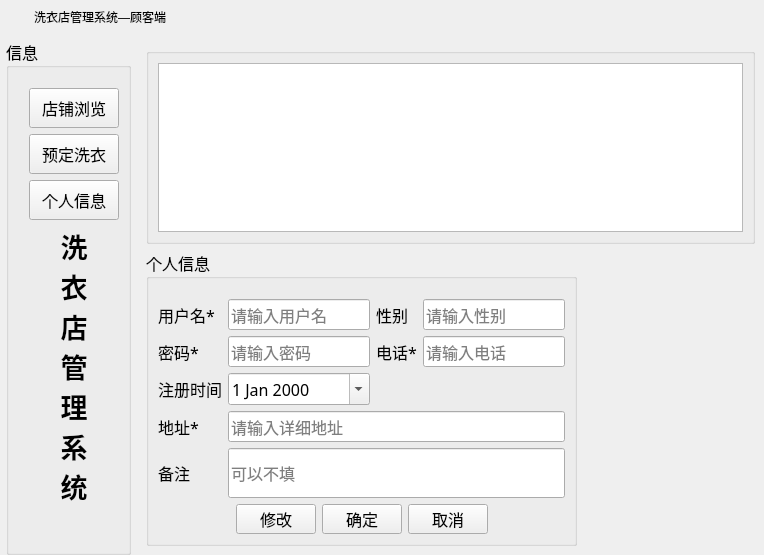
<?xml version="1.0" encoding="UTF-8"?>
<ui version="4.0">
 <class>CustomerWindget</class>
 <widget class="QWidget" name="CustomerWindget">
  <property name="geometry">
   <rect>
    <x>0</x>
    <y>0</y>
    <width>764</width>
    <height>555</height>
   </rect>
  </property>
  <property name="windowTitle">
   <string>Form</string>
  </property>
  <layout class="QVBoxLayout" name="verticalLayout_13">
   <property name="leftMargin">
    <number>0</number>
   </property>
   <property name="topMargin">
    <number>0</number>
   </property>
   <property name="rightMargin">
    <number>0</number>
   </property>
   <property name="bottomMargin">
    <number>0</number>
   </property>
   <item>
    <layout class="QVBoxLayout" name="verticalLayout_12">
     <item>
      <widget class="QWidget" name="widget_title" native="true">
       <property name="sizePolicy">
        <sizepolicy hsizetype="Preferred" vsizetype="Maximum">
         <horstretch>0</horstretch>
         <verstretch>0</verstretch>
        </sizepolicy>
       </property>
       <property name="minimumSize">
        <size>
         <width>100</width>
         <height>33</height>
        </size>
       </property>
       <property name="mouseTracking">
        <bool>false</bool>
       </property>
       <layout class="QHBoxLayout" name="horizontalLayout_5" stretch="0,0,0">
        <property name="spacing">
         <number>4</number>
        </property>
        <property name="sizeConstraint">
         <enum>QLayout::SetNoConstraint</enum>
        </property>
        <property name="leftMargin">
         <number>0</number>
        </property>
        <property name="topMargin">
         <number>0</number>
        </property>
        <property name="rightMargin">
         <number>0</number>
        </property>
        <property name="bottomMargin">
         <number>0</number>
        </property>
        <item>
         <widget class="QLabel" name="lab_Ico">
          <property name="sizePolicy">
           <sizepolicy hsizetype="Minimum" vsizetype="Preferred">
            <horstretch>0</horstretch>
            <verstretch>0</verstretch>
           </sizepolicy>
          </property>
          <property name="minimumSize">
           <size>
            <width>30</width>
            <height>0</height>
           </size>
          </property>
          <property name="text">
           <string/>
          </property>
          <property name="alignment">
           <set>Qt::AlignCenter</set>
          </property>
         </widget>
        </item>
        <item>
         <widget class="QLabel" name="lab_Title">
          <property name="sizePolicy">
           <sizepolicy hsizetype="Expanding" vsizetype="Preferred">
            <horstretch>0</horstretch>
            <verstretch>0</verstretch>
           </sizepolicy>
          </property>
          <property name="styleSheet">
           <string notr="true">font: 10pt &quot;微软雅黑&quot;;</string>
          </property>
          <property name="text">
           <string>洗衣店管理系统—顾客端</string>
          </property>
          <property name="alignment">
           <set>Qt::AlignLeading|Qt::AlignLeft|Qt::AlignVCenter</set>
          </property>
         </widget>
        </item>
        <item>
         <widget class="QWidget" name="widget_menu" native="true">
          <property name="sizePolicy">
           <sizepolicy hsizetype="Minimum" vsizetype="Preferred">
            <horstretch>0</horstretch>
            <verstretch>0</verstretch>
           </sizepolicy>
          </property>
          <layout class="QHBoxLayout" name="horizontalLayout_6">
           <property name="spacing">
            <number>0</number>
           </property>
           <property name="leftMargin">
            <number>0</number>
           </property>
           <property name="topMargin">
            <number>0</number>
           </property>
           <property name="rightMargin">
            <number>0</number>
           </property>
           <property name="bottomMargin">
            <number>0</number>
           </property>
           <item>
            <widget class="QPushButton" name="btnMenu">
             <property name="sizePolicy">
              <sizepolicy hsizetype="Minimum" vsizetype="Expanding">
               <horstretch>0</horstretch>
               <verstretch>0</verstretch>
              </sizepolicy>
             </property>
             <property name="minimumSize">
              <size>
               <width>31</width>
               <height>0</height>
              </size>
             </property>
             <property name="cursor">
              <cursorShape>ArrowCursor</cursorShape>
             </property>
             <property name="focusPolicy">
              <enum>Qt::NoFocus</enum>
             </property>
             <property name="toolTip">
              <string>菜单</string>
             </property>
             <property name="text">
              <string/>
             </property>
             <property name="flat">
              <bool>true</bool>
             </property>
            </widget>
           </item>
           <item>
            <widget class="QPushButton" name="btnMenu_Min">
             <property name="sizePolicy">
              <sizepolicy hsizetype="Minimum" vsizetype="Expanding">
               <horstretch>0</horstretch>
               <verstretch>0</verstretch>
              </sizepolicy>
             </property>
             <property name="minimumSize">
              <size>
               <width>31</width>
               <height>0</height>
              </size>
             </property>
             <property name="cursor">
              <cursorShape>ArrowCursor</cursorShape>
             </property>
             <property name="focusPolicy">
              <enum>Qt::NoFocus</enum>
             </property>
             <property name="toolTip">
              <string>最小化</string>
             </property>
             <property name="text">
              <string/>
             </property>
             <property name="flat">
              <bool>true</bool>
             </property>
            </widget>
           </item>
           <item>
            <widget class="QPushButton" name="btnMenu_Max">
             <property name="sizePolicy">
              <sizepolicy hsizetype="Minimum" vsizetype="Expanding">
               <horstretch>0</horstretch>
               <verstretch>0</verstretch>
              </sizepolicy>
             </property>
             <property name="minimumSize">
              <size>
               <width>31</width>
               <height>0</height>
              </size>
             </property>
             <property name="cursor">
              <cursorShape>ArrowCursor</cursorShape>
             </property>
             <property name="focusPolicy">
              <enum>Qt::NoFocus</enum>
             </property>
             <property name="toolTip">
              <string>最大化</string>
             </property>
             <property name="text">
              <string/>
             </property>
             <property name="flat">
              <bool>true</bool>
             </property>
            </widget>
           </item>
           <item>
            <widget class="QPushButton" name="btnMenu_Close">
             <property name="sizePolicy">
              <sizepolicy hsizetype="Minimum" vsizetype="Expanding">
               <horstretch>0</horstretch>
               <verstretch>0</verstretch>
              </sizepolicy>
             </property>
             <property name="minimumSize">
              <size>
               <width>40</width>
               <height>0</height>
              </size>
             </property>
             <property name="cursor">
              <cursorShape>ArrowCursor</cursorShape>
             </property>
             <property name="focusPolicy">
              <enum>Qt::NoFocus</enum>
             </property>
             <property name="toolTip">
              <string>关闭</string>
             </property>
             <property name="text">
              <string/>
             </property>
             <property name="flat">
              <bool>true</bool>
             </property>
            </widget>
           </item>
          </layout>
         </widget>
        </item>
       </layout>
      </widget>
     </item>
     <item>
      <layout class="QHBoxLayout" name="horizontalLayout_7">
       <item>
        <spacer name="horizontalSpacer_9">
         <property name="orientation">
          <enum>Qt::Horizontal</enum>
         </property>
         <property name="sizeType">
          <enum>QSizePolicy::Maximum</enum>
         </property>
         <property name="sizeHint" stdset="0">
          <size>
           <width>6</width>
           <height>20</height>
          </size>
         </property>
        </spacer>
       </item>
       <item>
        <layout class="QHBoxLayout" name="horizontalLayout_4">
         <item>
          <widget class="QGroupBox" name="groupBox">
           <property name="font">
            <font>
             <family>楷体</family>
             <pointsize>12</pointsize>
            </font>
           </property>
           <property name="title">
            <string>信息</string>
           </property>
           <layout class="QVBoxLayout" name="verticalLayout_2">
            <property name="leftMargin">
             <number>20</number>
            </property>
            <property name="topMargin">
             <number>20</number>
            </property>
            <item>
             <layout class="QVBoxLayout" name="verticalLayout">
              <item>
               <widget class="QPushButton" name="pbnroomPicture">
                <property name="minimumSize">
                 <size>
                  <width>90</width>
                  <height>40</height>
                 </size>
                </property>
                <property name="cursor">
                 <cursorShape>OpenHandCursor</cursorShape>
                </property>
                <property name="text">
                 <string>店铺浏览</string>
                </property>
               </widget>
              </item>
              <item>
               <widget class="QPushButton" name="punroom">
                <property name="minimumSize">
                 <size>
                  <width>90</width>
                  <height>40</height>
                 </size>
                </property>
                <property name="cursor">
                 <cursorShape>OpenHandCursor</cursorShape>
                </property>
                <property name="text">
                 <string>预定洗衣</string>
                </property>
               </widget>
              </item>
              <item>
               <widget class="QPushButton" name="pbnGuest">
                <property name="minimumSize">
                 <size>
                  <width>90</width>
                  <height>40</height>
                 </size>
                </property>
                <property name="cursor">
                 <cursorShape>OpenHandCursor</cursorShape>
                </property>
                <property name="text">
                 <string>个人信息</string>
                </property>
               </widget>
              </item>
              <item>
               <spacer name="verticalSpacer_2">
                <property name="orientation">
                 <enum>Qt::Vertical</enum>
                </property>
                <property name="sizeType">
                 <enum>QSizePolicy::Maximum</enum>
                </property>
                <property name="sizeHint" stdset="0">
                 <size>
                  <width>28</width>
                  <height>60</height>
                 </size>
                </property>
               </spacer>
              </item>
              <item>
               <widget class="QLabel" name="label_14">
                <property name="font">
                 <font>
                  <pointsize>20</pointsize>
                  <weight>75</weight>
                  <bold>true</bold>
                 </font>
                </property>
                <property name="text">
                 <string>洗
衣
店
管
理
系
统
</string>
                </property>
                <property name="textFormat">
                 <enum>Qt::PlainText</enum>
                </property>
                <property name="alignment">
                 <set>Qt::AlignCenter</set>
                </property>
               </widget>
              </item>
              <item>
               <spacer name="verticalSpacer">
                <property name="orientation">
                 <enum>Qt::Vertical</enum>
                </property>
                <property name="sizeHint" stdset="0">
                 <size>
                  <width>20</width>
                  <height>40</height>
                 </size>
                </property>
               </spacer>
              </item>
             </layout>
            </item>
           </layout>
          </widget>
         </item>
         <item>
          <widget class="QStackedWidget" name="stackedWidget">
           <property name="currentIndex">
            <number>1</number>
           </property>
           <widget class="QWidget" name="page">
            <layout class="QVBoxLayout" name="verticalLayout_11">
             <item>
              <layout class="QVBoxLayout" name="verticalLayout_5">
               <item>
                <widget class="QGroupBox" name="groupBox_2">
                 <property name="title">
                  <string/>
                 </property>
                 <layout class="QVBoxLayout" name="verticalLayout_3">
                  <item>
                   <widget class="QTableView" name="tableViewRoomInfo"/>
                  </item>
                 </layout>
                </widget>
               </item>
               <item>
                <layout class="QHBoxLayout" name="horizontalLayout">
                 <item>
                  <widget class="QGroupBox" name="groupBox_3">
                   <property name="font">
                    <font>
                     <family>楷体</family>
                     <pointsize>12</pointsize>
                    </font>
                   </property>
                   <property name="title">
                    <string>预定洗衣机</string>
                   </property>
                   <layout class="QVBoxLayout" name="verticalLayout_4">
                    <property name="topMargin">
                     <number>20</number>
                    </property>
                    <item>
                     <layout class="QGridLayout" name="gridLayout">
                      <item row="0" column="0">
                       <widget class="QLabel" name="label">
                        <property name="text">
                         <string>洗衣机号</string>
                        </property>
                       </widget>
                      </item>
                      <item row="0" column="1">
                       <widget class="QLineEdit" name="letNo">
                        <property name="placeholderText">
                         <string>请输入编号</string>
                        </property>
                       </widget>
                      </item>
                      <item row="0" column="3">
                       <widget class="QLabel" name="label_4">
                        <property name="text">
                         <string>类型</string>
                        </property>
                       </widget>
                      </item>
                      <item row="1" column="0">
                       <widget class="QLabel" name="label_2">
                        <property name="text">
                         <string>价格</string>
                        </property>
                       </widget>
                      </item>
                      <item row="1" column="1">
                       <widget class="QLineEdit" name="letprice">
                        <property name="enabled">
                         <bool>false</bool>
                        </property>
                        <property name="placeholderText">
                         <string>请输入价格</string>
                        </property>
                       </widget>
                      </item>
                      <item row="1" column="3">
                       <widget class="QLabel" name="label_5">
                        <property name="text">
                         <string>在线支付：</string>
                        </property>
                       </widget>
                      </item>
                      <item row="2" column="0">
                       <widget class="QLabel" name="label_3">
                        <property name="text">
                         <string>预定时间</string>
                        </property>
                       </widget>
                      </item>
                      <item row="2" column="1">
                       <widget class="QDateEdit" name="dateRfrom">
                        <property name="enabled">
                         <bool>false</bool>
                        </property>
                        <property name="calendarPopup">
                         <bool>true</bool>
                        </property>
                       </widget>
                      </item>
                      <item row="3" column="0">
                       <spacer name="horizontalSpacer">
                        <property name="orientation">
                         <enum>Qt::Horizontal</enum>
                        </property>
                        <property name="sizeHint" stdset="0">
                         <size>
                          <width>40</width>
                          <height>20</height>
                         </size>
                        </property>
                       </spacer>
                      </item>
                      <item row="3" column="1">
                       <widget class="QPushButton" name="pbnROK">
                        <property name="sizePolicy">
                         <sizepolicy hsizetype="Maximum" vsizetype="Fixed">
                          <horstretch>0</horstretch>
                          <verstretch>0</verstretch>
                         </sizepolicy>
                        </property>
                        <property name="minimumSize">
                         <size>
                          <width>80</width>
                          <height>30</height>
                         </size>
                        </property>
                        <property name="cursor">
                         <cursorShape>OpenHandCursor</cursorShape>
                        </property>
                        <property name="text">
                         <string>预定</string>
                        </property>
                       </widget>
                      </item>
                      <item row="3" column="3" colspan="2">
                       <widget class="QPushButton" name="pbnRoomCancle">
                        <property name="sizePolicy">
                         <sizepolicy hsizetype="Maximum" vsizetype="Fixed">
                          <horstretch>0</horstretch>
                          <verstretch>0</verstretch>
                         </sizepolicy>
                        </property>
                        <property name="minimumSize">
                         <size>
                          <width>80</width>
                          <height>30</height>
                         </size>
                        </property>
                        <property name="cursor">
                         <cursorShape>OpenHandCursor</cursorShape>
                        </property>
                        <property name="text">
                         <string>取消</string>
                        </property>
                       </widget>
                      </item>
                      <item row="3" column="5">
                       <spacer name="horizontalSpacer_2">
                        <property name="orientation">
                         <enum>Qt::Horizontal</enum>
                        </property>
                        <property name="sizeHint" stdset="0">
                         <size>
                          <width>40</width>
                          <height>20</height>
                         </size>
                        </property>
                       </spacer>
                      </item>
                      <item row="3" column="2">
                       <spacer name="horizontalSpacer_8">
                        <property name="orientation">
                         <enum>Qt::Horizontal</enum>
                        </property>
                        <property name="sizeHint" stdset="0">
                         <size>
                          <width>40</width>
                          <height>20</height>
                         </size>
                        </property>
                       </spacer>
                      </item>
                      <item row="1" column="4">
                       <widget class="QRadioButton" name="radioButtonOk">
                        <property name="text">
                         <string>是</string>
                        </property>
                       </widget>
                      </item>
                      <item row="1" column="5">
                       <widget class="QRadioButton" name="radioButtonNo">
                        <property name="sizePolicy">
                         <sizepolicy hsizetype="Maximum" vsizetype="Fixed">
                          <horstretch>0</horstretch>
                          <verstretch>0</verstretch>
                         </sizepolicy>
                        </property>
                        <property name="text">
                         <string>否</string>
                        </property>
                       </widget>
                      </item>
                      <item row="0" column="4" colspan="2">
                       <widget class="QComboBox" name="comboBoxRoomType">
                        <item>
                         <property name="text">
                          <string>(1)全自动立式水洗机</string>
                         </property>
                        </item>
                        <item>
                         <property name="text">
                          <string>(2)全封闭石油干洗机</string>
                         </property>
                        </item>
                        <item>
                         <property name="text">
                          <string>(3)立式工业洗衣机</string>
                         </property>
                        </item>
                        <item>
                         <property name="text">
                          <string>(4)豪华吸鼓风烫台</string>
                         </property>
                        </item>
                       </widget>
                      </item>
                      <item row="2" column="3">
                       <widget class="QLabel" name="label_6">
                        <property name="text">
                         <string>电话:</string>
                        </property>
                       </widget>
                      </item>
                      <item row="2" column="4" colspan="2">
                       <widget class="QLineEdit" name="letphones">
                        <property name="text">
                         <string/>
                        </property>
                       </widget>
                      </item>
                     </layout>
                    </item>
                   </layout>
                  </widget>
                 </item>
                 <item>
                  <spacer name="horizontalSpacer_3">
                   <property name="orientation">
                    <enum>Qt::Horizontal</enum>
                   </property>
                   <property name="sizeHint" stdset="0">
                    <size>
                     <width>40</width>
                     <height>20</height>
                    </size>
                   </property>
                  </spacer>
                 </item>
                </layout>
               </item>
              </layout>
             </item>
            </layout>
           </widget>
           <widget class="QWidget" name="page_2">
            <layout class="QVBoxLayout" name="verticalLayout_10">
             <item>
              <layout class="QVBoxLayout" name="verticalLayout_9">
               <item>
                <widget class="QGroupBox" name="groupBox_4">
                 <property name="font">
                  <font>
                   <family>楷体</family>
                   <pointsize>12</pointsize>
                  </font>
                 </property>
                 <property name="title">
                  <string/>
                 </property>
                 <layout class="QVBoxLayout" name="verticalLayout_6">
                  <item>
                   <widget class="QTableView" name="tableViewCustomeInfo"/>
                  </item>
                 </layout>
                </widget>
               </item>
               <item>
                <layout class="QHBoxLayout" name="horizontalLayout_3">
                 <item>
                  <widget class="QGroupBox" name="groupBox_5">
                   <property name="font">
                    <font>
                     <family>楷体</family>
                     <pointsize>12</pointsize>
                    </font>
                   </property>
                   <property name="title">
                    <string>个人信息</string>
                   </property>
                   <layout class="QVBoxLayout" name="verticalLayout_8">
                    <property name="topMargin">
                     <number>20</number>
                    </property>
                    <item>
                     <layout class="QVBoxLayout" name="verticalLayout_7">
                      <item>
                       <layout class="QGridLayout" name="gridLayout_2">
                        <item row="0" column="0">
                         <widget class="QLabel" name="label_7">
                          <property name="text">
                           <string>用户名*</string>
                          </property>
                         </widget>
                        </item>
                        <item row="0" column="1">
                         <widget class="QLineEdit" name="letusename">
                          <property name="enabled">
                           <bool>true</bool>
                          </property>
                          <property name="placeholderText">
                           <string>请输入用户名</string>
                          </property>
                         </widget>
                        </item>
                        <item row="0" column="2">
                         <widget class="QLabel" name="label_11">
                          <property name="text">
                           <string>性别</string>
                          </property>
                         </widget>
                        </item>
                        <item row="0" column="3">
                         <widget class="QLineEdit" name="letsex">
                          <property name="placeholderText">
                           <string>请输入性别</string>
                          </property>
                         </widget>
                        </item>
                        <item row="1" column="0">
                         <widget class="QLabel" name="label_8">
                          <property name="text">
                           <string>密码*</string>
                          </property>
                         </widget>
                        </item>
                        <item row="1" column="1">
                         <widget class="QLineEdit" name="letpossword">
                          <property name="placeholderText">
                           <string>请输入密码</string>
                          </property>
                         </widget>
                        </item>
                        <item row="1" column="2">
                         <widget class="QLabel" name="label_12">
                          <property name="text">
                           <string>电话*</string>
                          </property>
                         </widget>
                        </item>
                        <item row="1" column="3">
                         <widget class="QLineEdit" name="letphone">
                          <property name="placeholderText">
                           <string>请输入电话</string>
                          </property>
                         </widget>
                        </item>
                        <item row="2" column="2" colspan="2">
                         <spacer name="horizontalSpacer_4">
                          <property name="orientation">
                           <enum>Qt::Horizontal</enum>
                          </property>
                          <property name="sizeHint" stdset="0">
                           <size>
                            <width>40</width>
                            <height>20</height>
                           </size>
                          </property>
                         </spacer>
                        </item>
                        <item row="3" column="0">
                         <widget class="QLabel" name="label_13">
                          <property name="text">
                           <string>地址*</string>
                          </property>
                         </widget>
                        </item>
                        <item row="3" column="1" colspan="3">
                         <widget class="QLineEdit" name="letaddress">
                          <property name="placeholderText">
                           <string>请输入详细地址</string>
                          </property>
                         </widget>
                        </item>
                        <item row="4" column="0">
                         <widget class="QLabel" name="label_10">
                          <property name="text">
                           <string>备注</string>
                          </property>
                         </widget>
                        </item>
                        <item row="4" column="1" colspan="3">
                         <widget class="QLineEdit" name="letGnote">
                          <property name="minimumSize">
                           <size>
                            <width>0</width>
                            <height>50</height>
                           </size>
                          </property>
                          <property name="placeholderText">
                           <string>可以不填</string>
                          </property>
                         </widget>
                        </item>
                        <item row="2" column="0">
                         <widget class="QLabel" name="label_9">
                          <property name="text">
                           <string>注册时间</string>
                          </property>
                         </widget>
                        </item>
                        <item row="2" column="1">
                         <widget class="QDateEdit" name="dateCustomeIn">
                          <property name="enabled">
                           <bool>true</bool>
                          </property>
                          <property name="calendarPopup">
                           <bool>true</bool>
                          </property>
                         </widget>
                        </item>
                       </layout>
                      </item>
                      <item>
                       <layout class="QHBoxLayout" name="horizontalLayout_2">
                        <item>
                         <spacer name="horizontalSpacer_6">
                          <property name="orientation">
                           <enum>Qt::Horizontal</enum>
                          </property>
                          <property name="sizeHint" stdset="0">
                           <size>
                            <width>40</width>
                            <height>20</height>
                           </size>
                          </property>
                         </spacer>
                        </item>
                        <item>
                         <widget class="QPushButton" name="pbnmodify">
                          <property name="minimumSize">
                           <size>
                            <width>80</width>
                            <height>30</height>
                           </size>
                          </property>
                          <property name="cursor">
                           <cursorShape>OpenHandCursor</cursorShape>
                          </property>
                          <property name="text">
                           <string>修改</string>
                          </property>
                         </widget>
                        </item>
                        <item>
                         <widget class="QPushButton" name="pbuModifyOk">
                          <property name="minimumSize">
                           <size>
                            <width>80</width>
                            <height>30</height>
                           </size>
                          </property>
                          <property name="cursor">
                           <cursorShape>OpenHandCursor</cursorShape>
                          </property>
                          <property name="text">
                           <string>确定</string>
                          </property>
                         </widget>
                        </item>
                        <item>
                         <widget class="QPushButton" name="pbnCancle">
                          <property name="minimumSize">
                           <size>
                            <width>80</width>
                            <height>30</height>
                           </size>
                          </property>
                          <property name="cursor">
                           <cursorShape>OpenHandCursor</cursorShape>
                          </property>
                          <property name="text">
                           <string>取消</string>
                          </property>
                         </widget>
                        </item>
                        <item>
                         <spacer name="horizontalSpacer_5">
                          <property name="orientation">
                           <enum>Qt::Horizontal</enum>
                          </property>
                          <property name="sizeHint" stdset="0">
                           <size>
                            <width>40</width>
                            <height>20</height>
                           </size>
                          </property>
                         </spacer>
                        </item>
                       </layout>
                      </item>
                     </layout>
                    </item>
                   </layout>
                  </widget>
                 </item>
                 <item>
                  <spacer name="horizontalSpacer_7">
                   <property name="orientation">
                    <enum>Qt::Horizontal</enum>
                   </property>
                   <property name="sizeHint" stdset="0">
                    <size>
                     <width>40</width>
                     <height>20</height>
                    </size>
                   </property>
                  </spacer>
                 </item>
                </layout>
               </item>
              </layout>
             </item>
            </layout>
           </widget>
          </widget>
         </item>
        </layout>
       </item>
      </layout>
     </item>
    </layout>
   </item>
  </layout>
 </widget>
 <resources/>
 <connections/>
</ui>
